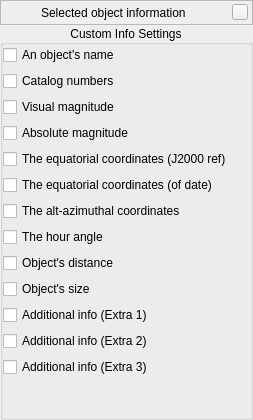
<?xml version="1.0" encoding="UTF-8"?>
<ui version="4.0">
 <class>CustomInfoDialogForm</class>
 <widget class="QWidget" name="CustomInfoDialogForm">  
  <property name="sizePolicy">
   <sizepolicy hsizetype="Expanding" vsizetype="Expanding">
    <horstretch>0</horstretch>
    <verstretch>0</verstretch>
   </sizepolicy>
  </property>
  <layout class="QVBoxLayout" name="verticalLayout">
   <property name="spacing">
    <number>0</number>
   </property>
   <property name="margin">
    <number>0</number>
   </property>
   <item>
    <widget class="BarFrame" name="TitleBar">
     <property name="minimumSize">
      <size>
       <width>16</width>
       <height>25</height>
      </size>
     </property>
     <property name="maximumSize">
      <size>
       <width>16777215</width>
       <height>25</height>
      </size>
     </property>
     <property name="frameShape">
      <enum>QFrame::StyledPanel</enum>
     </property>
     <layout class="QHBoxLayout">
      <property name="leftMargin">
       <number>0</number>
      </property>
      <property name="topMargin">
       <number>0</number>
      </property>
      <property name="rightMargin">
       <number>4</number>
      </property>
      <property name="bottomMargin">
       <number>0</number>
      </property>
      <item>
       <spacer>
        <property name="orientation">
         <enum>Qt::Horizontal</enum>
        </property>
        <property name="sizeHint" stdset="0">
         <size>
          <width>40</width>
          <height>20</height>
         </size>
        </property>
       </spacer>
      </item>
      <item>
       <widget class="QLabel" name="stelWindowTitle">
        <property name="palette">
         <palette>
          <active/>
          <inactive/>
          <disabled/>
         </palette>
        </property>
        <property name="font">
         <font/>
        </property>
        <property name="text">
         <string>Selected object information</string>
        </property>
       </widget>
      </item>
      <item>
       <spacer>
        <property name="orientation">
         <enum>Qt::Horizontal</enum>
        </property>
        <property name="sizeHint" stdset="0">
         <size>
          <width>40</width>
          <height>20</height>
         </size>
        </property>
       </spacer>
      </item>
      <item>
       <widget class="QPushButton" name="closeStelWindow">
        <property name="minimumSize">
         <size>
          <width>16</width>
          <height>16</height>
         </size>
        </property>
        <property name="maximumSize">
         <size>
          <width>16</width>
          <height>16</height>
         </size>
        </property>
        <property name="focusPolicy">
         <enum>Qt::NoFocus</enum>
        </property>
        <property name="text">
         <string/>
        </property>
       </widget>
      </item>
     </layout>
    </widget>
   </item>
   <item>
    <widget class="QGroupBox" name="customInfoGroupBox">
     <property name="title">
      <string>Custom Info Settings</string>
     </property>
     <property name="alignment">
      <set>Qt::AlignCenter</set>
     </property>
     <layout class="QVBoxLayout" name="verticalLayout_3">
      <property name="margin">
       <number>0</number>
      </property>
      <item>
       <widget class="QCheckBox" name="nameCheckBox">
        <property name="toolTip">
         <string>Display info about an object's name</string>
        </property>
        <property name="text">
         <string>An object's name</string>
        </property>
       </widget>
      </item>
      <item>
       <widget class="QCheckBox" name="catalogNumberCheckBox">
        <property name="toolTip">
         <string>Display  info about a catalog numbers</string>
        </property>
        <property name="text">
         <string>Catalog numbers</string>
        </property>
       </widget>
      </item>
      <item>
       <widget class="QCheckBox" name="magnitudeCheckBox">
        <property name="toolTip">
         <string>Display  info about a visual magnitude</string>
        </property>
        <property name="text">
         <string>Visual magnitude</string>
        </property>
       </widget>
      </item>
      <item>
       <widget class="QCheckBox" name="absoluteMagnitudeCheckBox">
        <property name="toolTip">
         <string>Display  info about an absolute magnitude</string>
        </property>
        <property name="text">
         <string>Absolute magnitude</string>
        </property>
       </widget>
      </item>
      <item>
       <widget class="QCheckBox" name="raDecJ2000CheckBox">
        <property name="toolTip">
         <string>Display the equatorial position (J2000 ref)</string>
        </property>
        <property name="text">
         <string>The equatorial coordinates (J2000 ref)</string>
        </property>
       </widget>
      </item>
      <item>
       <widget class="QCheckBox" name="raDecOfDateCheckBox">
        <property name="toolTip">
         <string>Display the equatorial position (of date)</string>
        </property>
        <property name="text">
         <string>The equatorial coordinates (of date)</string>
        </property>
       </widget>
      </item>
      <item>
       <widget class="QCheckBox" name="altAzCheckBox">
        <property name="toolTip">
         <string>Display the altitude and azimuth position</string>
        </property>
        <property name="text">
         <string>The alt-azimuthal coordinates</string>
        </property>
       </widget>
      </item>
      <item>
       <widget class="QCheckBox" name="hourAngleCheckBox">
        <property name="toolTip">
         <string>Display the hour angle + DE (of date)</string>
        </property>
        <property name="text">
         <string>The hour angle</string>
        </property>
       </widget>
      </item>
      <item>
       <widget class="QCheckBox" name="distanceCheckBox">
        <property name="toolTip">
         <string>Display info about an object's distance</string>
        </property>
        <property name="text">
         <string>Object's distance</string>
        </property>
       </widget>
      </item>
      <item>
       <widget class="QCheckBox" name="sizeCheckBox">
        <property name="toolTip">
         <string>Display info about an object's size</string>
        </property>
        <property name="text">
         <string>Object's size</string>
        </property>
       </widget>
      </item>
      <item>
       <widget class="QCheckBox" name="extra1CheckBox">
        <property name="toolTip">
         <string>Display a derived class-specific extra fields</string>
        </property>
        <property name="text">
         <string>Additional info (Extra 1)</string>
        </property>
       </widget>
      </item>
      <item>
       <widget class="QCheckBox" name="extra2CheckBox">
        <property name="toolTip">
         <string>Display a derived class-specific extra fields</string>
        </property>
        <property name="text">
         <string>Additional info (Extra 2)</string>
        </property>
       </widget>
      </item>
      <item>
       <widget class="QCheckBox" name="extra3CheckBox">
        <property name="toolTip">
         <string>Display a derived class-specific extra fields</string>
        </property>
        <property name="text">
         <string>Additional info (Extra 3)</string>
        </property>
       </widget>
      </item>
      <item>
       <spacer name="verticalSpacer">
        <property name="orientation">
         <enum>Qt::Vertical</enum>
        </property>
        <property name="sizeHint" stdset="0">
         <size>
          <width>20</width>
          <height>40</height>
         </size>
        </property>
       </spacer>
      </item>
     </layout>
    </widget>
   </item>
  </layout>
 </widget>
 <customwidgets>
  <customwidget>
   <class>BarFrame</class>
   <extends>QFrame</extends>
   <header>Dialog.hpp</header>
   <container>1</container>
  </customwidget>
 </customwidgets>
 <resources/>
 <connections/>
</ui>
